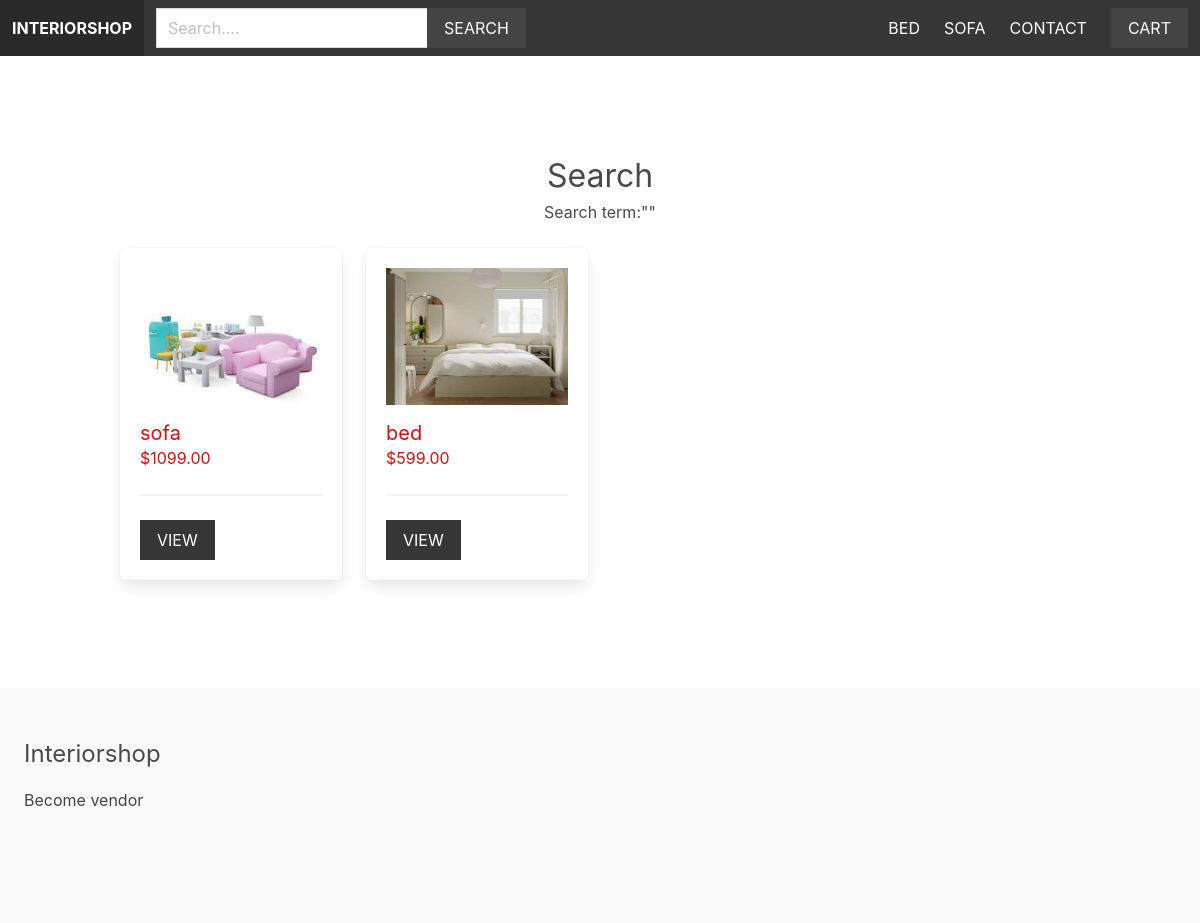
/serch/, run on an earlier commit of the app's database.
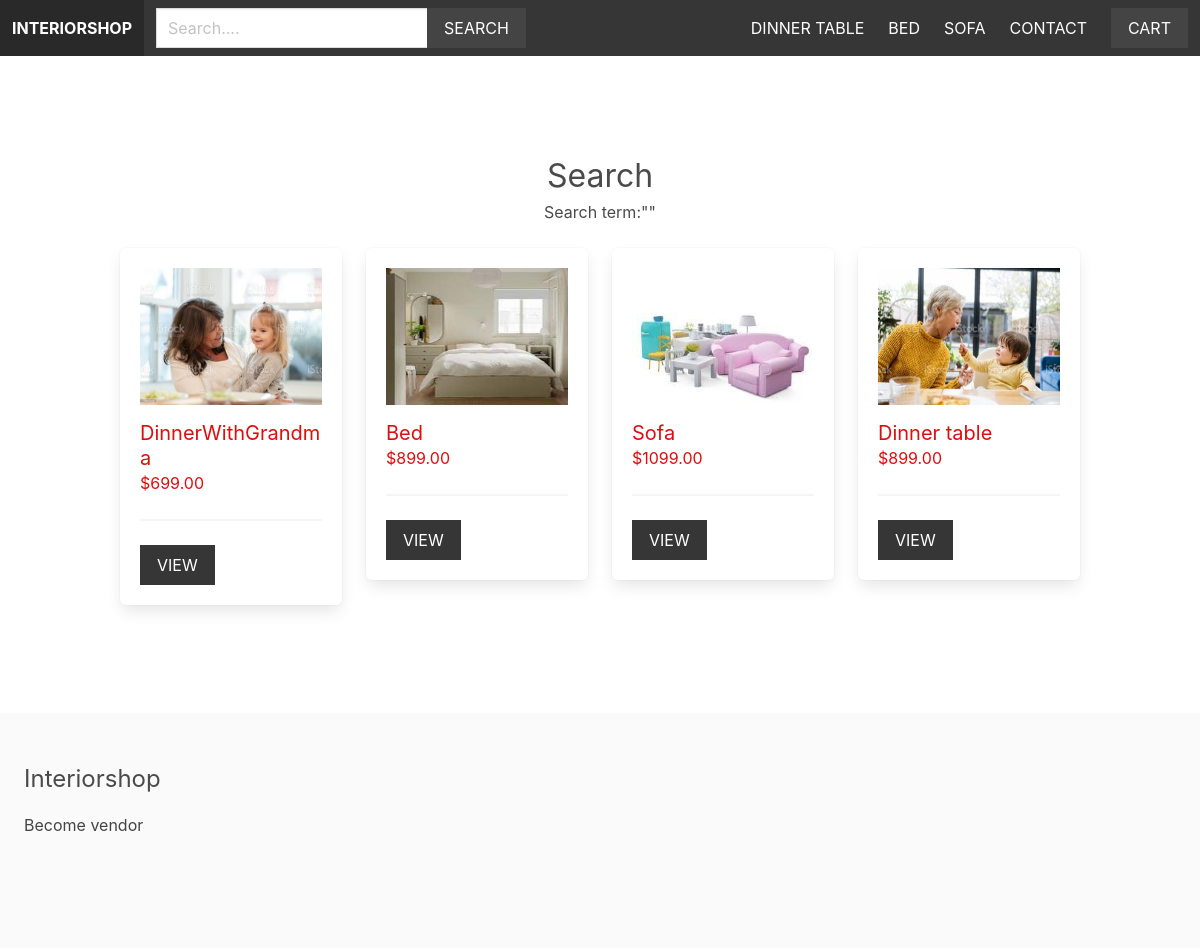
And on a later commit of the database.
### shop/product/models.py (models this page shows, shortened)
class Category(models.Model):
    title = models.CharField(max_length=255)
    slug = models.SlugField(max_length=255)
    ordering = models.IntegerField(default=0)
    class Meta:
        ordering = ['ordering']

class Product(models.Model):
    category = models.ForeignKey(Category, related_name='products', on_delete=models.CASCADE)
    vendor  = models.ForeignKey(Vendor, related_name='products', on_delete=models.CASCADE)
    title = models.CharField(max_length=255)
    slug = models.SlugField(max_length=255)
    description = models.TextField(blank=True, null=True)
    price = models.DecimalField(max_digits=6, decimal_places=2)
    date_added = models.DateTimeField(auto_now_add=True)
    image = models.ImageField(upload_to="uploads/", blank=True, null=True)
    thumbnail  = models.ImageField(upload_to="uploads/", blank=True, null=True)
    class Meta:
        ordering =  ['-date_added',]
    def get_thumbnail(self):
        if self.thumbnail:
            return self.thumbnail.url

### shop/product/views.py (the view)
# urls.py: path('serch/', views.search,name='search'),
def search(request):
    query = request.GET.get('query','')
    products = Product.objects.filter(Q(title__icontains=query) | Q(description__icontains=query))
    return render(request,'product/search.html',{'products':products,'query':query})

### shop/cart/cart.py (called while the page is built)
    def __len__(self):
        return sum(item['quantity'] for item in self.cart.values())

### shop/cart/context_processors.py (called while the page is built)
def cart(request):
    return {'cart': Cart(request)}

### shop/product/context_processors.py (called while the page is built)
def menu_categories(request):
    categories = Category.objects.all()
    return {'menu_categories':categories}

### shop/product/templates/product/search.html (shortened to what this page needs)
{% extends 'core/base.html' %}
{% block  content %}
<div class="columns is-multiline mb-6">
    <div class="column is-12 has-text-centered mt-6">
        <h2 class="is-size-3">Search</h2>
        <h3>Search term:"{{ query }}"</h3>
    </div>
    {% for product in  products %}
        {% include 'product/parts/list_item.html' %}
    {% endfor %}
</div>
{% endblock  %}

### shop/core/templates/core/base.html (shortened to what this page needs)
{% load static %}
<!DOCTYPE html>
<html lang="en">
<head>
    <link rel="stylesheet" href="https://cdn.jsdelivr.net/npm/bulma@0.9.4/css/bulma.min.css">
    <link rel="stylesheet" href="{% static 'styles/main.css' %}">
</head>
<body>
    <nav class="navbar is-dark">
        <div class="navbar-brand">
            <a href="/" class="navbar-item"><strong>Interiorshop</strong></a>
        </div>
        <div class="navbar-menu" id="main-navbar">
            <div class="navbar-start">
                <div class="navbar-item">
                    <form action="{% url 'search' %}" method="get">
                        <div class="field has-addons">
                            <div class="control">
                                <input type="text" class="input" placeholder="Search...." name="query">
                            </div>
                            <div class="control">
                                <button class="button is-dark is-uppercase">Search</button>
                            </div>
                        </div>
                    </form>
                </div>
            </div>
            <div class="navbar-end">
                {% for category in menu_categories  %}
                <a href="{% url 'category' category.slug %}" class="navbar-item">{{ category.title }}</a>
                {% endfor %}
                <a href="{% url 'contact' %}" class="navbar-item">Contact</a>
                <div class="navbar-item">
                    <a href="{% url 'cart' %}" class="button is-dark">Cart{% if cart %} ({{ cart  | length  }}){% endif %}</a>
                </div>
            </div>
        </div>
    </nav>
    <section class="section">
        <div class="container">
     {% block content  %}
     {% endblock  %}
        </div>
    </section>
    <footer class="footer">
        <h3 class="is-size-4 mb-4">Interiorshop</h3>
        {% if request.user.is_authenticated %}
        <a href="{% url 'vendor_admin' %}">Vendor admin</a>
        {% else %}
        <a href="{% url 'become_vendor' %}">Become vendor</a>
        {% endif %}
    </footer>
</body>
</html>

### shop/product/templates/product/parts/list_item.html
<div class="column is-3 product-list-item">
    <div class="box">
        <figure class="image is-4by3 mb-4">
            <img src="{{ product.get_thumbnail }}" >
        </figure>
        <h2 class="subtitle" style="color: #e00d0d; margin-bottom: 0;">{{ product.title }}</h2>
        <h3 class="price is-size-6 mb-5">${{ product.price }}</h3>
        <hr>
        <a href="{% url 'product' product.category.slug product.slug %}" class="button is-dark is-uppercase">View</a>
    </div>
</div>

What changed in the data, as far as the page shows it:
removed Product: get_thumbnail (picture), title "sofa", price "1099.00"
removed Product: get_thumbnail (picture), title "bed", price "599.00"
added Category: title "DINNER TABLE"
added Product: get_thumbnail (picture), title "DinnerWithGrandma", price "699.00"
added Product: get_thumbnail (picture), title "Bed", price "899.00"
added Product: get_thumbnail (picture), title "Sofa", price "1099.00"
added Product: get_thumbnail (picture), title "Dinner table", price "899.00"
